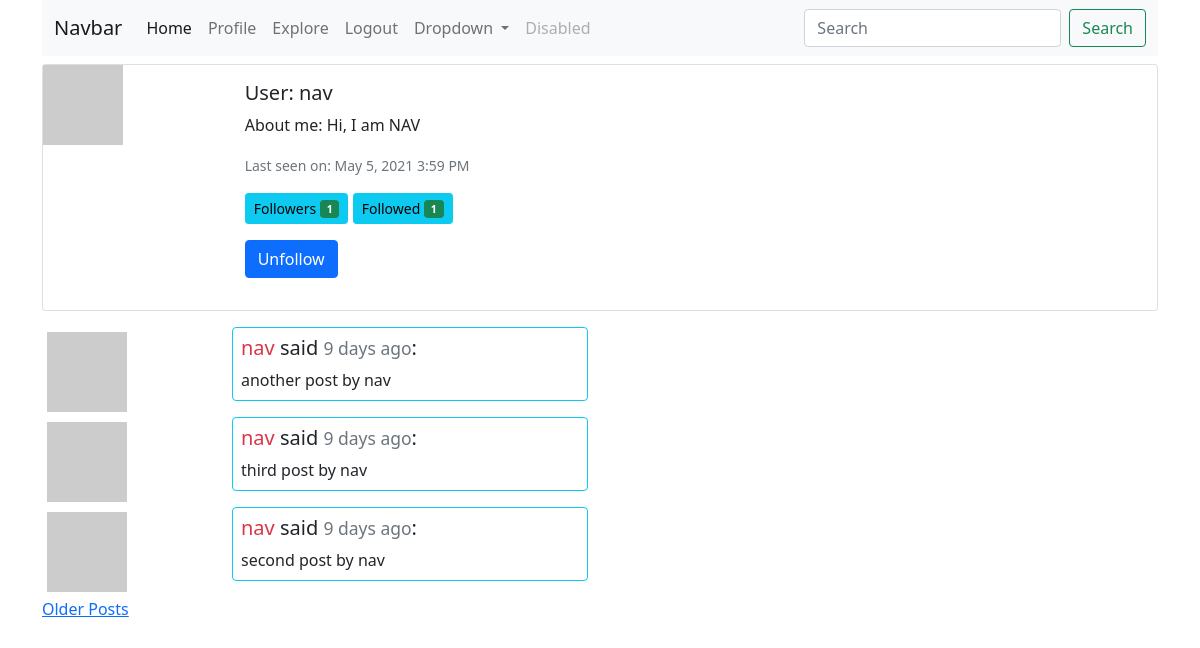
/user/nav (signed in), run on the app's committed database.
### app/models.py (models this page shows, shortened)
class User(UserMixin, db.Model):
    id = db.Column(db.Integer, primary_key=True)
    username = db.Column(db.String(64), index=True, unique=True)
    email = db.Column(db.String(120), index=True, unique=True)
    password_hash = db.Column(db.String(128))
    posts = db.relationship('Post', backref='author', lazy='dynamic')
    about_me = db.Column(db.String(140))
    last_seen = db.Column(db.DateTime, default=datetime.utcnow)
    followed = db.relationship(
        'User', secondary=followers,
        primaryjoin = (followers.c.follower_id == id),
        secondaryjoin = (followers.c.followed_id == id),
        backref = db.backref('followers', lazy='dynamic'), lazy='dynamic')
    def avatar(self, size):
        digest = md5(self.email.lower().encode('utf-8')).hexdigest()
        return f'https://gravatar.com/avatar/{digest}?d=identicon&s={size}'
    def is_following(self, user):
        return self.followed.filter(
            followers.c.followed_id == user.id).count() > 0

class Post(db.Model):
    id = db.Column(db.Integer, primary_key=True)
    body = db.Column(db.String(140))
    timestamp = db.Column(db.DateTime, index=True, default=datetime.utcnow)
    user_id = db.Column(db.Integer, db.ForeignKey('user.id'))

### app/routes.py (the view)
@app.route('/user/<username>')
@login_required
def user(username):
    form = EmptyForm()
    user = User.query.filter_by(username=username).first_or_404()
    page = request.args.get('page', default=1, type=int)
    posts = user.posts.order_by(Post.timestamp.desc()).paginate(
        page, app.config['POSTS_PER_PAGE'], False)
    next_url = url_for('user', username=username, page=posts.next_num) if posts.has_next else None
    prev_url = url_for('user', username=username, page=posts.prev_num) if posts.has_prev else None
    return render_template('user.html', title=username, user=user, posts=posts.items, form=form,
                            next_url=next_url, prev_url=prev_url)

### app/forms.py
class EmptyForm(FlaskForm):
    submit = SubmitField('Follow/unfollow')

### app/models.py (called while the page is built)
@login.user_loader
def load_user(id):
    return User.query.get(int(id))

### app/routes.py (called while the page is built)
@app.before_request
def before_request():
    if current_user.is_authenticated:
        current_user.last_seen = datetime.utcnow()
        db.session.commit()

### app/templates/user.html (shortened to what this page needs)
{% extends 'base.html' %}
{% block content %}
<div class="card mb-3">
    <div class="row g-0">
        <div class="col-md-2">
            <img src="{{ user.avatar(64) }}" alt="avatar of {{ user.username }}">
        </div>
        <div class="col-md-4">
            <div class="card-body">
                <h5 class="card-title">User: {{ user.username }}</h5>
                {% if user.about_me %}<p class="card-text">About me: {{ user.about_me }}</p>{% endif %}
                {% if user.last_seen %}<p class="card-text"><small class="text-muted">Last seen on: {{ moment(user.last_seen).format('LLL') }}</small></p>{% endif %}
                <button type="button" class="btn btn-info btn-sm">
                    Followers <span class="badge bg-success">{{ user.followers.count() }}</span>
                </button>
                <button type="button" class="btn btn-info btn-sm">
                    Followed <span class="badge bg-success">{{ user.followed.count() }}</span>
                </button>
                <br>
                {% if user == current_user %}
                <a href="{{ url_for('edit_profile') }}" class="card-link">Edit your profile</a>
                {% else %}
                <p>
                    <form action="{{ url_for('unfollow', username=user.username) }}" method="POST">
                        {{ form.submit(value='Unfollow', class_="btn btn-primary") }}
                    </form>
                </p>
                {% endif %}
            </div>
        </div>
    </div>
</div>
{% for post in posts %}
{% include '_post.html' %}
{% endfor %}
{% if next_url %}
<a href="{{ next_url }}">Older Posts</a>
{% endif %}
{% endblock content %}

### app/templates/base.html (shortened to what this page needs)
<!DOCTYPE html>
<html lang="en">
<head>
    <link href="{{ url_for('static', filename='css/bootstrap.min.css') }}" rel="stylesheet">
</head>
<body>
    <div class="container">
        {% include '_navbar.html' %}
        {% block content %}{% endblock %}
    </div>
</body>
</html>

### app/templates/_navbar.html (shortened to what this page needs)
<nav class="navbar navbar-expand-lg navbar-light bg-light mb-2">
    <div class="container-fluid">
      <a class="navbar-brand" href="#">Navbar</a>
      <div class="collapse navbar-collapse" id="navbarSupportedContent">
        <ul class="navbar-nav me-auto mb-2 mb-lg-0">
          <li class="nav-item">
            <a class="nav-link active" aria-current="page" href="{{ url_for('index') }}">Home</a>
          </li>
          {% if current_user.is_authenticated %}
          <li class="nav-item">
            <a class="nav-link" href="{{ url_for('user', username=current_user.username) }}">Profile</a>
          </li>
          {% endif %}
          <li class="nav-item">
            <a class="nav-link" href="{{ url_for('explore') }}">Explore</a>
          </li>
          <li class="nav-item">
            {% if current_user.is_anonymous %}
            <a class="nav-link" href="{{ url_for('login') }}">Login</a>
            {% else %}
            <a class="nav-link" href="{{ url_for('logout') }}">Logout</a>
            {% endif %}
          </li>
          <li class="nav-item dropdown">
            <a class="nav-link dropdown-toggle" href="#" id="navbarDropdown" role="button" data-bs-toggle="dropdown" aria-expanded="false">
              Dropdown
            </a>
          </li>
          <li class="nav-item">
            <a class="nav-link disabled" href="#" tabindex="-1" aria-disabled="true">Disabled</a>
          </li>
        </ul>
        <form class="d-flex">
          <input class="form-control me-2" type="search" placeholder="Search" aria-label="Search">
          <button class="btn btn-outline-success" type="submit">Search</button>
        </form>
      </div>
    </div>
  </nav>

### app/templates/_post.html
<div class="row justify-content-start">
    <div class="col-2">
        <img src="{{ post.author.avatar(36) }}" alt="avatar of {{ post.author.username }}" class="img-thumbnail border-white">
    </div>
    <div class="col-4">
        <div class="card mb-2 border-info">
            <div class="card-body p-2">
                <h5 class="card-title">
                    <a href="{{ url_for('user', username=post.author.username) }}" class="link-danger text-decoration-none">
                        {{ post.author.username }}
                    </a> said <small class="text-muted">{{ moment(post.timestamp).fromNow() }}</small>:
                </h5>
                <p class="card-text">{{ post.body }}</p>
            </div>
        </div>
    </div>
</div>

### data on the page
User: username "nav", about_me "Hi, I am NAV", last_seen "May 5, 2021 3:59 PM"
Post: author.username "nav", timestamp "9 days ago", body "another post by nav"
Post: author.username "nav", timestamp "9 days ago", body "third post by nav"
Post: author.username "nav", timestamp "9 days ago", body "second post by nav"

### other printed values
{{ user.followers.count() }} "1"
{{ user.followed.count() }} "1"
